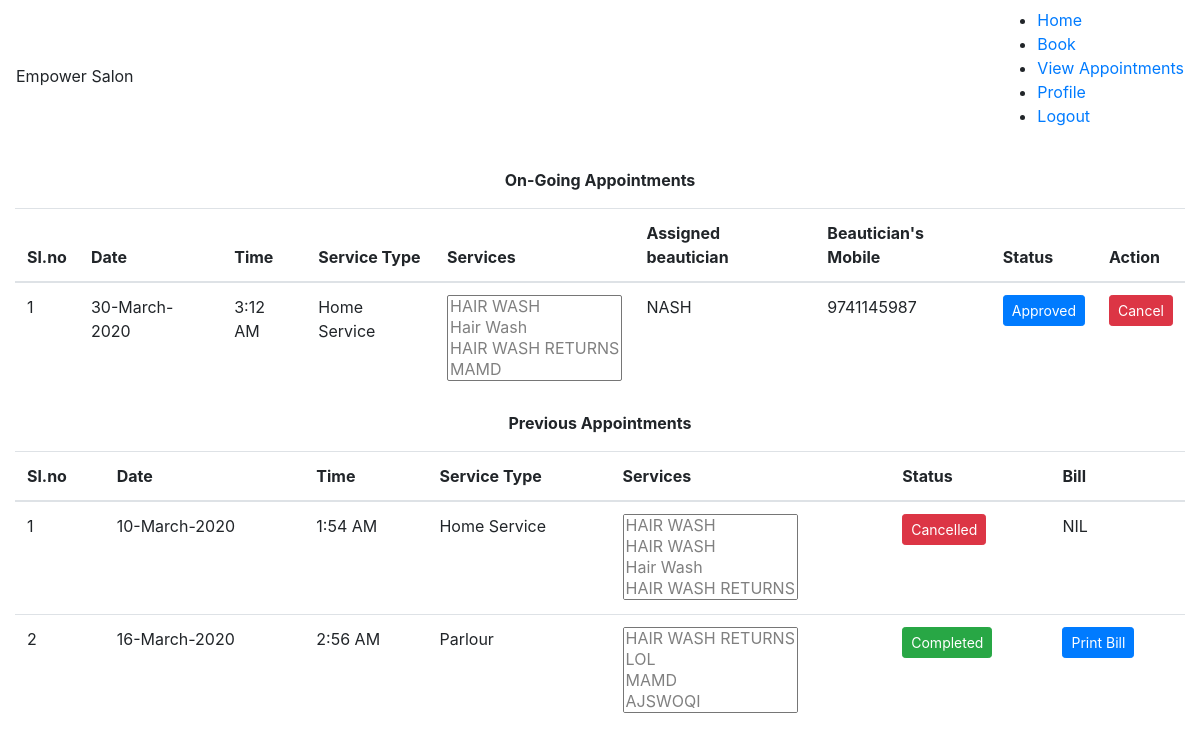
Screenshot of /view_my_appointment.php (signed in) with the database file from the repository.
### tables this page shows
CREATE TABLE IF NOT EXISTS `appointments` (
  `id` int(11) NOT NULL AUTO_INCREMENT,
  `cust_id` int(11) NOT NULL,
  `appointment_date` date NOT NULL,
  `appointment_time` varchar(200) NOT NULL,
  `appointment_service_type` enum('0','1') NOT NULL,
  `appointment_status` enum('0','1','2','3') NOT NULL,
  `emp_id` int(11) DEFAULT NULL,
  `created` timestamp NOT NULL DEFAULT current_timestamp(),
  PRIMARY KEY (`id`)
);

CREATE TABLE IF NOT EXISTS `employees` (
  `id` int(11) NOT NULL AUTO_INCREMENT,
  `name` varchar(255) NOT NULL,
  `phone_no` varchar(10) NOT NULL,
  `email` varchar(255) NOT NULL,
  `password` varchar(255) NOT NULL,
  `salon_id` varchar(45) DEFAULT NULL,
  PRIMARY KEY (`id`),
  UNIQUE KEY `phone_no_UNIQUE` (`phone_no`),
  UNIQUE KEY `email_UNIQUE` (`email`),
  UNIQUE KEY `password_UNIQUE` (`password`)
);

### view_my_appointment.php (the view, shortened to what this page needs)
<?php
	include_once('configs/db.php');
	include("navbar.php");
	$on_appointments = [];
	$sql_query = 'SELECT * FROM `appointments` WHERE (`appointment_status` = "0" OR `appointment_status` = "1") AND `cust_id` = '.$_SESSION['uid'];
	$result = mysqli_query($db_conn,$sql_query);
	if($result)
	{
		$on_appointments = mysqli_fetch_all($result);
	}
	$comp_appointments = [];
	$sql_query = 'SELECT * FROM `appointments` WHERE (`appointment_status` = "2" OR `appointment_status` = "3") AND `cust_id` = '.$_SESSION['uid'];
	$result = mysqli_query($db_conn,$sql_query);
	if($result)
	{
		$comp_appointments = mysqli_fetch_all($result);
	}
	$service_type = ['Home Service','Parlour'];
	$status = ['Waiting','Approved','Completed','Cancelled'];
	$color = ['warning', 'primary', 'success', 'danger'];
 ?>
<!DOCTYPE html>
<html lang="en">
<head>
    <link rel="stylesheet" href="https://maxcdn.bootstrapcdn.com/bootstrap/4.4.1/css/bootstrap.min.css">
	<link rel="stylesheet" href="https://cdn.jsdelivr.net/npm/bootstrap-select@1.13.9/dist/css/bootstrap-select.min.css">
</head>
<body>
	<div class="container-fluid mt-3">
		<p class="text-center font-weight-bold">On-Going Appointments</p>
		<table class="table">
			<thead>
				<tr>
					<th>Sl.no</th>
					<th>Date</th>
					<th>Time</th>
					<th>Service Type</th>
					<th>Services</th>
					<th>Assigned beautician</th>
					<th>Beautician's Mobile</th>
					<th>Status</th>
					<th>Action</th>
				</tr>
			</thead>
			<tbody>
			<?php if(empty($on_appointments)):?>
							<tr align="center">
							<td colspan="12"> NO ON-GOING APPOINTMENTS </td>
							</tr>
			<?php else:?>
				<?php
						foreach($on_appointments as $key=>$on_appointment)
						{
							$sel_services = [];
							$optinons = "PROBLEM LOADING SERVICES";
							$emp_number = "Not Assigned yet";
							if(empty($on_appointment[6]))
							{
								$on_appointment[6] = "Not Assigned yet";
							}
							else
							{
                                $sql_query = 'SELECT * FROM employees where id='.$on_appointment[6];
                                $result = mysqli_query($db_conn,$sql_query);
                                if($result)
                                {
                                    $employee = mysqli_fetch_all($result);
                                }
								$on_appointment[6] = $employee[0][1];
								$emp_number = $employee[0][2];
							}
							$sql_query = "SELECT `service_id` FROM `appointment_services_junc` WHERE `appointment_id` = ".$on_appointment[0];
							$result = mysqli_query($db_conn,$sql_query);
							if($result)
							{
								$sel_services = mysqli_fetch_all($result);
							}
							if(!empty($sel_services))
							{
								foreach($sel_services as $key_1=>$sel_service)
								{
									$sql_query = "SELECT `name` FROM `services` WHERE `id` =".$sel_service[0];
									$result = mysqli_query($db_conn,$sql_query);
									if($result)
									{
										if($key_1 == 0)
										{
											$optinons = '';
										}
										$optinons.= "<option disabled>".mysqli_fetch_array($result)['name']."</option>";
									}
								}
							}
							echo '
								<tr>
									<td>'.($key+1).'</td>
									<td>'.date('d-F-Y',strtotime($on_appointment[2])).'</td>
									<td>'.$on_appointment[3].'</td>
									<td>'.$service_type[$on_appointment[4]].'</td>
									<td>
										<select name="services[]" id="services" class="selectpicker" multiple title="Selected Services" data-live-search="true">'
										.$optinons.
									'</td>
									<td>'.$on_appointment[6].'</td>
									<td>'.$emp_number.'</td>
									<td>
										<button class="btn btn-sm btn-'.$color[$on_appointment[5]].'">'.$status[$on_appointment[5]].'</button>
									</td>
									<td>
										<div class="btn-group btn-group-sm" role="group" aria-label="Basic example">
											<button class="btn btn-sm btn-danger" onclick=cancel_appointment_alert('.$on_appointment[0].')>Cancel</button>
										</div>
									</td>
								</tr>';
						}
						?>
				<?php endif; ?>
			</tbody>
		</table>
	</div>
	<div class="container-fluid mt-3">
		<p class="text-center font-weight-bold">Previous Appointments</p>
		<table class="table">
			<thead>
				<tr>
					<th>Sl.no</th>
					<th>Date</th>
					<th>Time</th>
					<th>Service Type</th>
					<th>Services</th>
					<th>Status</th>
					<th>Bill</th>
				</tr>
			</thead>
			<tbody>
			<?php if(empty($comp_appointments)):?>
							<tr align="center">
							<td colspan="12"> NO PREVIOUS APPOINTMENTS </td>
							</tr>
			<?php else:?>
				<?php
						foreach($comp_appointments as $key=>$comp_appointment)
						{
							$sel_services = [];
							$optinons = "PROBLEM LOADING SERVICES";
							$sql_query = "SELECT `service_id` FROM `appointment_services_junc` WHERE `appointment_id` = ".$comp_appointment[0];
							$result = mysqli_query($db_conn,$sql_query);
							if($result)
							{
								$sel_services = mysqli_fetch_all($result);
							}
							if(!empty($sel_services))
							{
								foreach($sel_services as $key_1=>$sel_service)
								{
									$sql_query = "SELECT `name` FROM `services` WHERE `id` =".$sel_service[0];
									$result = mysqli_query($db_conn,$sql_query);
									if($result)
									{
										if($key_1 == 0)
										{
											$optinons = '';
										}
										$optinons.= "<option disabled>".mysqli_fetch_array($result)['name']."</option>";
									}
								}
							}
							echo '
								<tr>
									<td>'.($key+1).'</td>
									<td>'.date('d-F-Y',strtotime($comp_appointment[2])).'</td>
									<td>'.$comp_appointment[3].'</td>
									<td>'.$service_type[$comp_appointment[4]].'</td>
									<td>
										<select name="services[]" id="services" class="selectpicker" multiple title="Selected Services" data-live-search="true">'
										.$optinons.
									'</td>
									<td>
										<button class="btn btn-sm btn-'.$color[$comp_appointment[5]].'">'.$status[$comp_appointment[5]].'</button>
									</td>';
							if($comp_appointment[5] == 2)
							{
								echo
									'<td>
										<button class="btn btn-sm btn-primary" onclick=print_bill_alert('.$comp_appointment[0].')>Print Bill</button>
									</td>';
							}
							else
							{
								echo
									'<td>
										<p>NIL</p>
									</td>';
							}
							echo '
								</tr>';
						}
						?>
				<?php endif; ?>
			</tbody>
		</table>
	</div>
</body>
</html>

### style/style.css (style rules this page uses)
body { padding: 0px; margin: 0px; }

### rows the page displays
appointments: appointment_date "30-March-2020", appointment_time "3:12 AM", appointment_service_type "Home Service", on_appointment "NASH", employees.phone_no "9741145987", appointment_status "Approved"
appointments: appointment_date "10-March-2020", appointment_time "1:54 AM", appointment_service_type "Home Service", appointment_status "Cancelled", shows "NIL"
appointments: appointment_date "16-March-2020", appointment_time "2:56 AM", appointment_service_type "Parlour", appointment_status "Completed"
